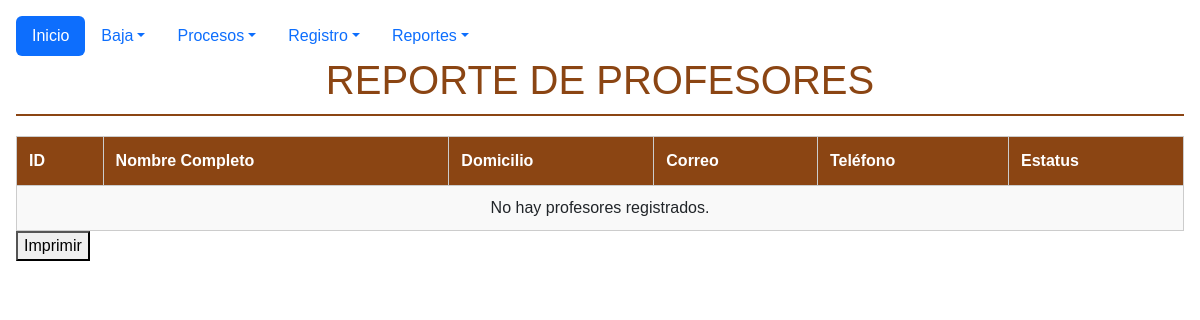
Before: /Escuela/reportes/rep_profesor.php with the older database file.
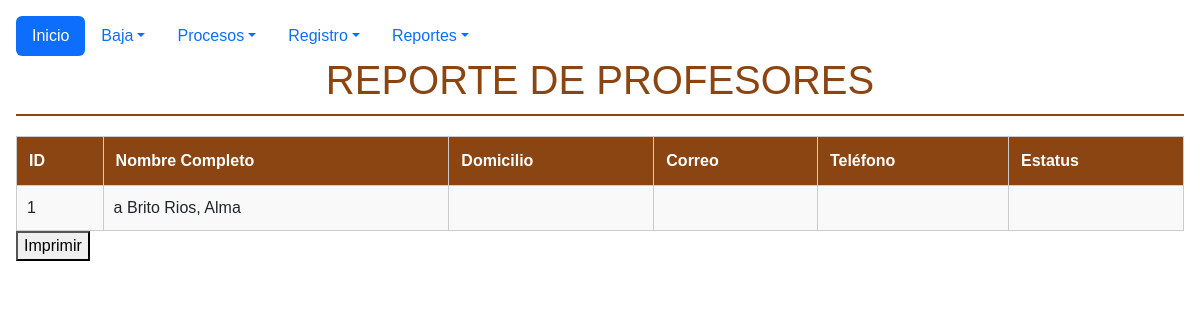
After: the same page with the newer database file.
### tables this page shows
CREATE TABLE `profesores` (
  `id_prof` int(11) NOT NULL,
  `nom_prof` varchar(50) NOT NULL,
  `apaterno_prof` varchar(50) NOT NULL,
  `amaterno_prof` varchar(50) DEFAULT NULL,
  `estatus` int(11) DEFAULT 1
);

### Escuela/reportes/rep_profesor.php (the view, shortened to what this page needs)
<?php
$servidor = "localhost";
$usuario = "root";
$clave = "";
$base = "Escuela";
$conexion = mysqli_connect($servidor, $usuario, $clave, $base);
mysqli_query($conexion, "CREATE TABLE IF NOT EXISTS profesores (
    id_prof INT AUTO_INCREMENT PRIMARY KEY,
    nom_prof VARCHAR(100) NOT NULL,
    apaterno_prof VARCHAR(100) NOT NULL,
    amaterno_prof VARCHAR(100) NOT NULL,
    dom_prof VARCHAR(150),
    mail_prof VARCHAR(100),
    tel_prof VARCHAR(20),
    estatus_prof VARCHAR(20)
)");
$profes = mysqli_query($conexion, "SELECT * FROM profesores ORDER BY apaterno_prof");
?>
<!DOCTYPE html>
<html lang="es">
<head>
    <link href="https://cdn.jsdelivr.net/npm/bootstrap@5.3.8/dist/css/bootstrap.min.css" rel="stylesheet"/>
    <link href="https://getbootstrap.com/docs/5.3/assets/css/docs.css" rel="stylesheet"/>
  </head>
  <body class="p-3 m-0 border-0 bd-example m-0 border-0">
    <ul class="nav nav-pills">
      <li class="nav-item">
        <a class="nav-link active" aria-current="false" href="../index.php">Inicio</a>
      </li>
      <li class="nav-item dropdown">
        <a
          class="nav-link dropdown-toggle" data-bs-toggle="dropdown" href="#" role="button" aria-expanded="false"
          >Baja</a>
      </li>
      <li class="nav-item dropdown">
        <a
          class="nav-link dropdown-toggle" data-bs-toggle="dropdown" href="#" role="button" aria-expanded="false"
          >Procesos</a>
      </li>
        <li class="nav-item dropdown">
        <a
          class="nav-link dropdown-toggle" data-bs-toggle="dropdown" href="#" role="button" aria-expanded="false"
          >Registro</a>
      </li>
      <li class="nav-item dropdown">
        <a
          class="nav-link dropdown-toggle" data-bs-toggle="dropdown" href="#" role="button" aria-expanded="false"
          >Reportes</a>
      </li>
    </ul>
  </body>
</html>
<html>
<head>
</head>
<body>
<h1>REPORTE DE PROFESORES</h1>
<table>
    <tr>
        <th>ID</th>
        <th>Nombre Completo</th>
        <th>Domicilio</th>
        <th>Correo</th>
        <th>Teléfono</th>
        <th>Estatus</th>
    </tr>
    <?php if($profes && mysqli_num_rows($profes) > 0): ?>
        <?php while($p = mysqli_fetch_assoc($profes)): ?>
        <tr>
            <td><?=$p['id_prof']?></td>
            <td><?=$p['apaterno_prof']?> <?=$p['amaterno_prof']?>, <?=$p['nom_prof']?></td>
            <td><?=$p['dom_prof']?></td>
            <td><?=$p['mail_prof']?></td>
            <td><?=$p['tel_prof']?></td>
            <td><?=$p['estatus_prof']?></td>
        </tr>
        <?php endwhile; ?>
    <?php else: ?>
        <tr>
            <td colspan='6' style='text-align:center;'>No hay profesores registrados.</td>
        </tr>
    <?php endif; ?>
</table>
<button onclick='window.print()'>Imprimir</button>
</body>
</html>

Changed rows visible on the page:
added profesores: id_prof "1", apaterno_prof "a", amaterno_prof "Brito Rios", nom_prof "Alma"
Other visible differences:
text no longer shown: "No hay profesores registrados."
